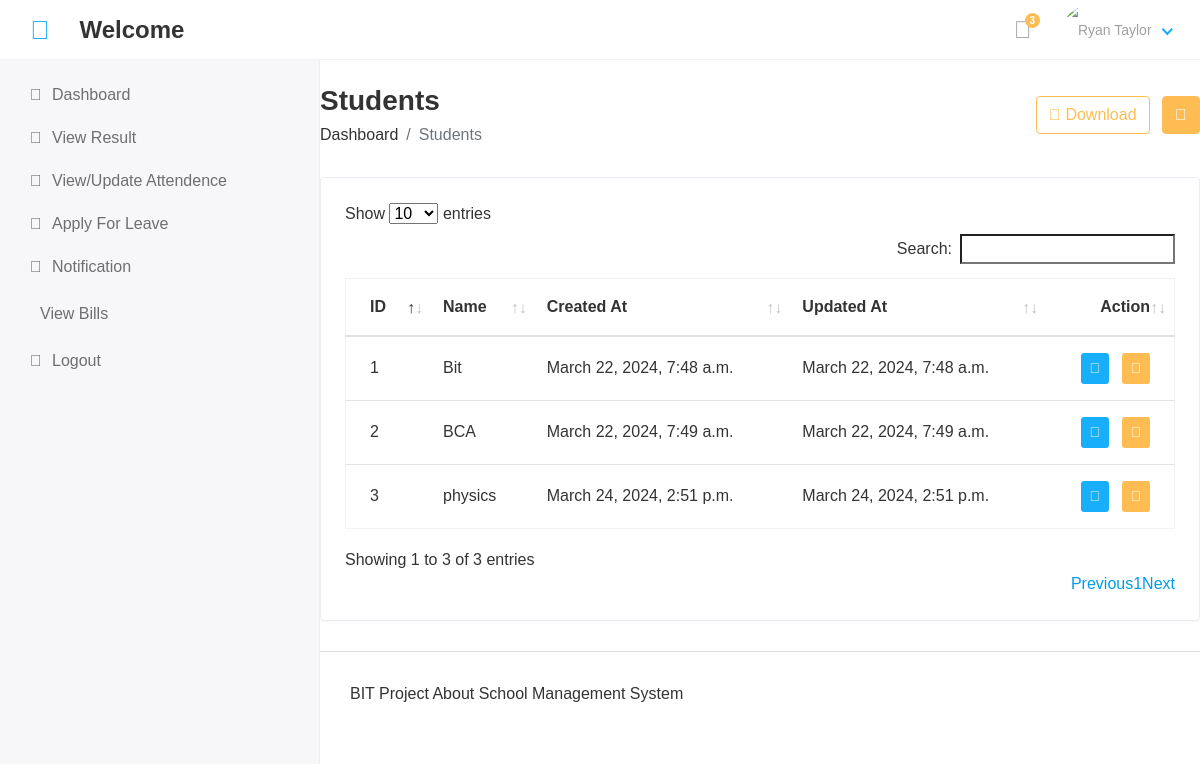
Page /hod/view_course/ on the earlier database version.
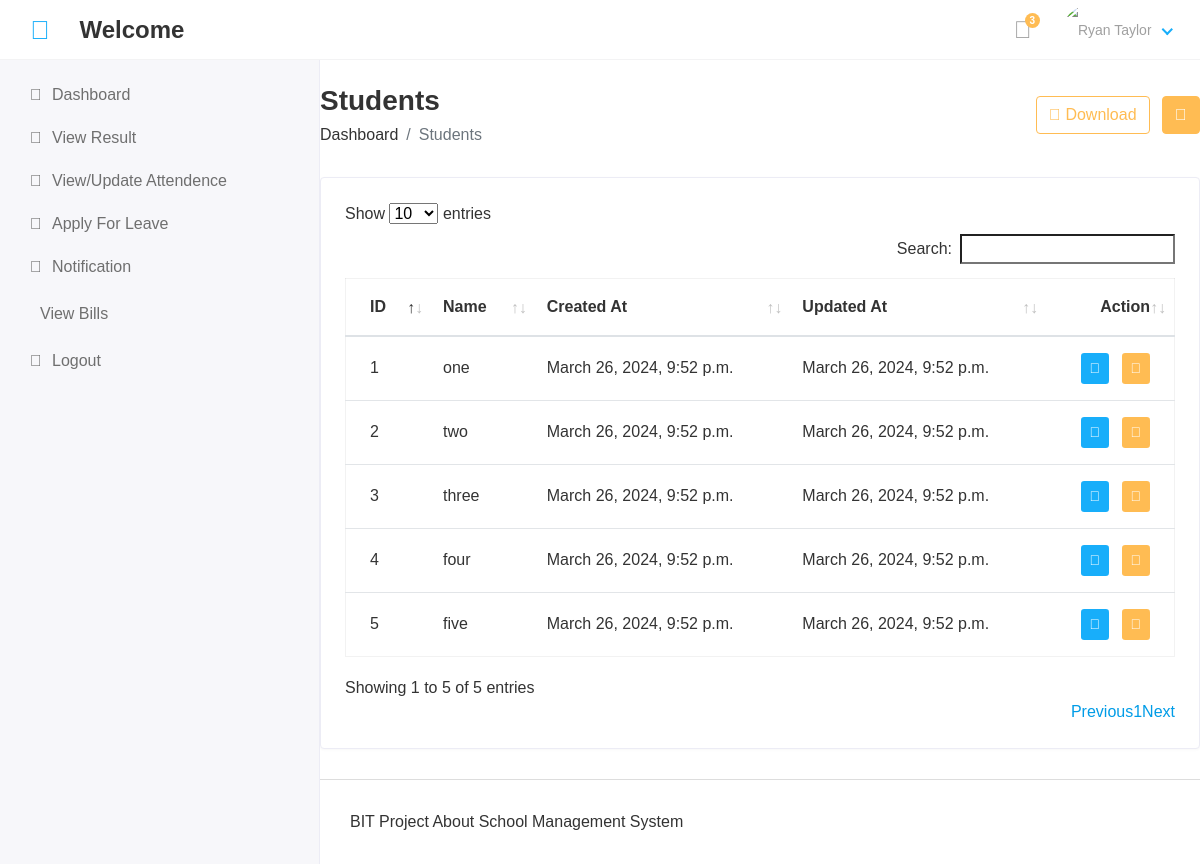
Same page on the later database version.
### app/models.py (models this page shows, shortened)
class Course(models.Model):
    name=models.CharField(max_length=50)
    amount = models.DecimalField(max_digits=10, decimal_places=2)
    created_at=models.DateTimeField(auto_now_add=True)
    updated_at=models.DateTimeField(auto_now=True)

### cozy_cup/Hod_views.py (the view)
# urls.py: path('hod/view_course/', Hod_views.View_course, name='View_course'),
def View_course(request):
    course = Course.objects.all()
    context={
        'course':course,
    }
    return render(request, 'Hod/view_course.html',context)

### templates/Hod/view_course.html
{% extends "base.html" %}
{% block content %}
    <div class="page-header">
       <div class="row align-items-center">
          <div class="col">
             <h3 class="page-title">Students</h3>
             <ul class="breadcrumb">
                <li class="breadcrumb-item"><a href="index.html">Dashboard</a></li>
                <li class="breadcrumb-item active">Students</li>
             </ul>
          </div>
          <div class="col-auto text-right float-right ml-auto">
             <a href="#" class="btn btn-outline-primary mr-2"><i class="fas fa-download"></i> Download</a>
             <a href="add-student.html" class="btn btn-primary"><i class="fas fa-plus"></i></a>
          </div>
       </div>
    </div>
    <div class="row">
       <div class="col-sm-12">
          <div class="card card-table">
             <div class="card-body">
                <div class="table-responsive">
                   <table id="table_id" class="table table-hover table-center mb-0 ">
                      <thead>
                         <tr>
                            <th>ID</th>
                            <th>Name</th>
                            <th>Created At</th>
                            <th>Updated At</th>
                            <th class="text-right">Action</th>
                         </tr>
                      </thead>
                      <tbody>
                        {%for i in course%}
                         <tr>
                            <td>{{i.id}}</td>
                            <td>{{i.name}}</td>
                           <td>{{i.created_at}}</td>
                            <td>{{i.updated_at}}</td>
                            <td class="text-right">
                               <div class="actions">
                                  <a href="{% url 'Edit_course' i.id %}" class="btn btn-sm bg-success-light mr-2">
                                  <i class="fas fa-pen"></i>
                                  </a>
                                  <a href="" class="btn btn-sm bg-danger-light">
                                  <i class="fas fa-trash"></i>
                                  </a>
                               </div>
                            </td>
                         </tr>
                         {%endfor%}
                      </tbody>
                   </table>
                </div>
             </div>
          </div>
       </div>
    </div>
{% endblock content %}

### templates/base.html (shortened to what this page needs)
<!DOCTYPE html>
<html >
    {% load static %}
   <head>
<link rel="stylesheet" href="{% static 'assets/plugins/bootstrap/css/bootstrap.min.css' %}">
<link rel="stylesheet" href=" {% static 'assets/plugins/fontawesome/css/fontawesome.min.css' %}">
<link rel="stylesheet" href="{% static 'assets/plugins/fontawesome/css/all.min.css '%}">
<link rel="stylesheet" href="{% static 'assets/css/style.css' %}">
 <link rel="stylesheet" href="{% static 'assets/plugins/datatables/datatables.min.css' %}">
   </head>
   <body>
      {% include 'Includes/header.html' %}
      {% include 'Includes/sidebar.html' %}
      div class="content container-fluid">
    <div class="page-wrapper">
      {%block content%}
      {%endblock%}
      {% include 'Includes/footer.html' %}
    </div>
   </div>
 </body>
</html>

### templates/Includes/header.html (shortened to what this page needs)
{% load static %}
<div class="main-wrapper">
    <div class="header">
       <a href="" id="toggle_btn">
       <i class="fas fa-align-left"></i>
       </a>
       <div class="top-nav-search mt-3">
          <h4><strong>Welcome </strong>{{user.first_name}} {{user.last_name}} </h4>
       </div>
       <ul class="nav user-menu">
          <li class="nav-item dropdown noti-dropdown">
             <a href="#" class="dropdown-toggle nav-link" data-toggle="dropdown">
             <i class="far fa-bell"></i> <span class="badge badge-pill">3</span>
             </a>
          </li>
          <li class="nav-item dropdown has-arrow">
             <a href="#" class="dropdown-toggle nav-link" data-toggle="dropdown">
               {%if user.profile_pic == ""%}
               <span class="user-img"><img class="rounded-circle" src="{% static 'assets/img/nophoto.jpg' %}" width="31" alt="Ryan Taylor"></span>
               {%else%}
               <span class="user-img"><img class="rounded-circle" src="{{ user.profile_pic.url }}" width="31" alt="Ryan Taylor"></span>
               {%endif%}
            </a>
          </li>
       </ul>
    </div>

### templates/Includes/sidebar.html (shortened to what this page needs)
{% load static %}
<div class="sidebar" id="sidebar">
   <div class="sidebar-inner slimscroll">
      <div id="sidebar-menu" class="sidebar-menu">
         {% if user.user_type == '1' %}
         <ul>
               <a href="{% url 'Hod_home' %}" class="fas fa-holly-berry"></i> <span> Dashboard</span> <span class="menu-arrow"></span></a>
            <li class="submenu active">
               <a href="#"><i class="fas fa-user-graduate"></i> <span> Students</span> <span class="menu-arrow"></span></a>
               <ul>
                  <li><a href="{% url 'Add_student' %}" class="active"> Add Student </a></li>
                  <li><a href="{% url 'View_student' %}"> View Student </a></li>
                  <li><a href="{%url 'student_pdf'%}"> Fetch Student Report </a></li>
               </ul>
            </li>
            <li class="submenu">
               <a href="#"><i class="fas fa-chalkboard-teacher"></i> <span> Staff</span> <span class="menu-arrow"></span></a>
               <ul>
                  <li><a href="{% url 'Add_staff' %}">Add Staff</a></li>
                  <li><a href="{% url 'View_staff' %}"> View Staff</a></li>
               </ul>
            </li>
            <li class="submenu">
               <a href="#"><i class="fa fa-graduation-cap"></i> <span> Class</span> <span class="menu-arrow"></span></a>
               <ul>
                  <li><a href="{% url 'Add_course' %}">Add Class</a></li>
                  <li><a href="{% url 'View_course' %}">View Class</a></li>
               </ul>
            </li>
            <li class="submenu">
               <a href="#"><i class="fas fa-book-reader"></i> <span> Subjects</span> <span class="menu-arrow"></span></a>
               <ul>
                  <li><a href="{% url 'Add_subject' %}">Add Subject </a></li>
                  <li><a href="{% url 'View_subject' %}"> View Subject </a></li>
               </ul>
            </li>
            <li class="submenu">
               <a href="#"><i class="fas fa-clock"></i> <span> Session</span> <span class="menu-arrow"></span></a>
               <ul>
                  <li><a href="{% url 'Add_session' %}">Add Session </a></li>
                  <li><a href="{% url 'View_session' %}"> View Session </a></li>
               </ul>
            </li>
            <li>
               <a href="{%url 'Staff_send_notification' %}"><i class="fa fa-bell"></i> <span> Staff  Send Notification</span></a>
            </li>
            <li>
               <a href="{%url 'Student_send_notification' %}"><i class="fa fa-bell"></i> <span> Student Send Notification</span></a>
            </li>
            <li>
               <a href="exam.html"><i class="fa fa-calendar"></i> <span>View Attendance</span></a>
            </li>
            <li>
               <a href="time-table.html"><i class="fas fa-comments"></i> <span>Student Feedback</span></a>
            </li>
            <li>
               <a href="{%url 'staff_leave_view' %}"><i class="fas fa-envelope"></i> <span>Staff  Apply Leave</span></a>
            </li>
            <li>
               <a href="{%url 'student_leave_view' %}"><i class="fas fa-envelope"></i> <span>Student Leave</span></a>
            </li>
            <li>
               <a href="{%url 'create_bill'%}"><i class="fas fa-sign-out-alt"></i> <span>Calculate Bill</span></a>
            </li>
            <li>
               <a href="{%url 'logout'%}"><i class="fas fa-sign-out-alt"></i> <span>Logout</span></a>
            </li>
         </ul>
            {% else %}
            <ul>
               <li>
               <a href="{% url 'student_home' %}" class="fas fa-holly-berry"></i> <span> Dashboard</span>
                   <span class="menu-arrow"></span></a>
                  </li>
                  <li>
                   <a href="{% url 'student_view_result' %}" class="fas fa-calendar"></i> <span> View Result</span>
                   <span class="menu-arrow"></span></a>
                  </li>
                  <li>
                     <a href="{% url 'student_view_attendence' %}" class="fas fa-calendar-alt"></i> <span> View/Update Attendence</span>
                       <span class="menu-arrow"></span></a>
                    </li>
                  <li>
                     <a href="{% url 'leave' %}" class="fas fa-envelope-open"></i> <span> Apply For Leave </span>
                     <span class="menu-arrow"></span></a>
                    </li>
                    <li>
                     <a href="{% url 'student_notification' %}" class="fas fa-bell"></i> <span> Notification</span>
                     <span class="menu-arrow"></span></a>
                    </li>
                    <li>
                     <a href="{% url 'view_student_bills' %}" lass="fas fa-sign-out-alt"></i> <span> View Bills </span>
                     <span class="menu-arrow"></span></a>
                    </li>
                    <li>
                     <a href="{% url 'Hod_home' %}" class="fas fa-sign-out-alt"></i> <span> Logout </span>
                     <span class="menu-arrow"></span></a>
                    </li>
               </ul>
            {%endif%}
      </div>
   </div>
</div>

### templates/Includes/footer.html
{%load static %}
    <footer>
       <p>BIT Project About School Management System</p>
    </footer>

Differences in the rows shown:
changed Course id 1: name "Bit" → "one"; created_at "March 22, 2024, 7:48 a.m." → "March 26, 2024, 9:52 p.m."; updated_at "March 22, 2024, 7:48 a.m." → "March 26, 2024, 9:52 p.m."
changed Course id 2: name "BCA" → "two"; created_at "March 22, 2024, 7:49 a.m." → "March 26, 2024, 9:52 p.m."; updated_at "March 22, 2024, 7:49 a.m." → "March 26, 2024, 9:52 p.m."
changed Course id 3: name "physics" → "three"; created_at "March 24, 2024, 2:51 p.m." → "March 26, 2024, 9:52 p.m."; updated_at "March 24, 2024, 2:51 p.m." → "March 26, 2024, 9:52 p.m."
added Course: id "4", name "four", created_at "March 26, 2024, 9:52 p.m.", updated_at "March 26, 2024, 9:52 p.m."
added Course: id "5", name "five", created_at "March 26, 2024, 9:52 p.m.", updated_at "March 26, 2024, 9:52 p.m."
Other differences:
text written by a page script: "Show entries Search: Showing 1 to 3 of 3 entries Previous 1 Next" → "Show entries Search: Showing 1 to 5 of 5 entries Previous 1 Next"
